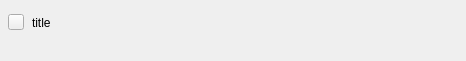
<?xml version="1.0" encoding="UTF-8"?>
<ui version="4.0">
 <class>viewListLayout</class>
 <widget class="QWidget" name="viewListLayout">
  <property name="geometry">
   <rect>
    <x>0</x>
    <y>0</y>
    <width>466</width>
    <height>61</height>
   </rect>
  </property>
  <property name="minimumSize">
   <size>
    <width>0</width>
    <height>0</height>
   </size>
  </property>
  <property name="maximumSize">
   <size>
    <width>16777215</width>
    <height>16777215</height>
   </size>
  </property>
  <property name="windowTitle">
   <string>Form</string>
  </property>
  <property name="autoFillBackground">
   <bool>false</bool>
  </property>
  <property name="styleSheet">
   <string notr="true"/>
  </property>
  <layout class="QVBoxLayout" name="verticalLayout">
   <property name="spacing">
    <number>0</number>
   </property>
   <property name="leftMargin">
    <number>0</number>
   </property>
   <property name="topMargin">
    <number>0</number>
   </property>
   <property name="rightMargin">
    <number>0</number>
   </property>
   <property name="bottomMargin">
    <number>0</number>
   </property>
   <item>
    <widget class="QWidget" name="header" native="true">
     <property name="minimumSize">
      <size>
       <width>0</width>
       <height>35</height>
      </size>
     </property>
     <property name="maximumSize">
      <size>
       <width>16777215</width>
       <height>25</height>
      </size>
     </property>
     <property name="styleSheet">
      <string notr="true"/>
     </property>
     <layout class="QHBoxLayout" name="horizontalLayout">
      <property name="spacing">
       <number>8</number>
      </property>
      <property name="leftMargin">
       <number>8</number>
      </property>
      <property name="topMargin">
       <number>0</number>
      </property>
      <property name="rightMargin">
       <number>0</number>
      </property>
      <property name="bottomMargin">
       <number>0</number>
      </property>
      <item>
       <widget class="QPushButton" name="expandBp">
        <property name="minimumSize">
         <size>
          <width>16</width>
          <height>16</height>
         </size>
        </property>
        <property name="maximumSize">
         <size>
          <width>16</width>
          <height>16</height>
         </size>
        </property>
        <property name="text">
         <string/>
        </property>
        <property name="icon">
         <iconset>
          <normaloff>:/img/plus.png</normaloff>:/img/plus.png</iconset>
        </property>
       </widget>
      </item>
      <item>
       <widget class="QLabel" name="title">
        <property name="minimumSize">
         <size>
          <width>200</width>
          <height>20</height>
         </size>
        </property>
        <property name="styleSheet">
         <string notr="true"/>
        </property>
        <property name="text">
         <string>title</string>
        </property>
        <property name="margin">
         <number>8</number>
        </property>
       </widget>
      </item>
      <item>
       <spacer name="horizontalSpacer_2">
        <property name="orientation">
         <enum>Qt::Orientation::Horizontal</enum>
        </property>
        <property name="sizeHint" stdset="0">
         <size>
          <width>40</width>
          <height>20</height>
         </size>
        </property>
       </spacer>
      </item>
     </layout>
    </widget>
   </item>
   <item>
    <widget class="QWidget" name="body" native="true">
     <layout class="QVBoxLayout" name="verticalLayout_3">
      <property name="spacing">
       <number>2</number>
      </property>
      <property name="leftMargin">
       <number>0</number>
      </property>
      <property name="topMargin">
       <number>0</number>
      </property>
      <property name="rightMargin">
       <number>0</number>
      </property>
      <property name="bottomMargin">
       <number>0</number>
      </property>
     </layout>
    </widget>
   </item>
  </layout>
 </widget>
 <resources/>
 <connections/>
</ui>
